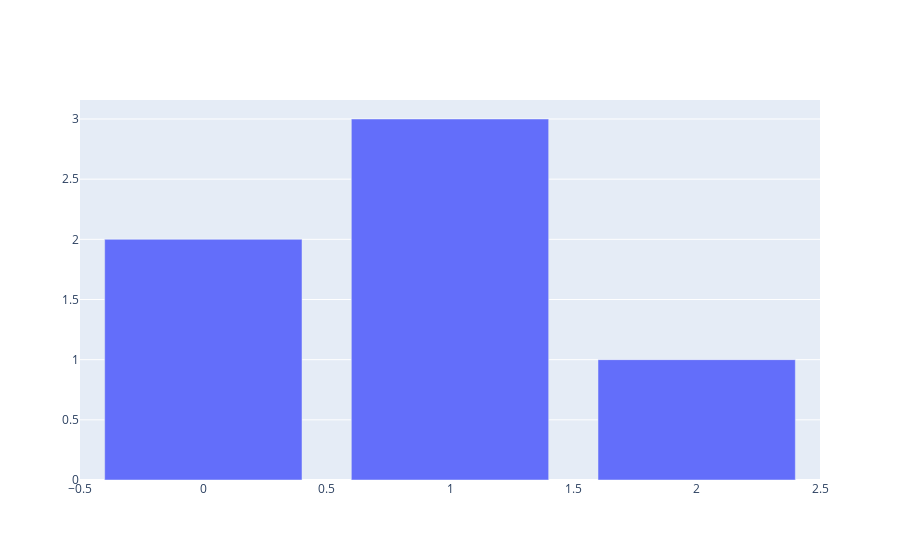

The cell this chart's notebook holds for it:
### Code cell
our_data = [2, 3, 1] # задаем данные 

our_bar = go.Bar(y = our_data) # передаем данные объекту Bar, говорим, что наши данные, это величина категории по шкале y

fig = go.Figure(our_bar) # передаем наш бар объекту Figure, который уже рисует график (ура, что-то знакомое!)

fig.show() # выводим график

### Figure 1 — Plotly figure (JSON) as saved in the notebook; plotly's stock layout.template omitted (floating-point values rounded to 4 significant figures)
{"data": [{"type": "bar", "y": [2, 3, 1]}], "layout": {}}
